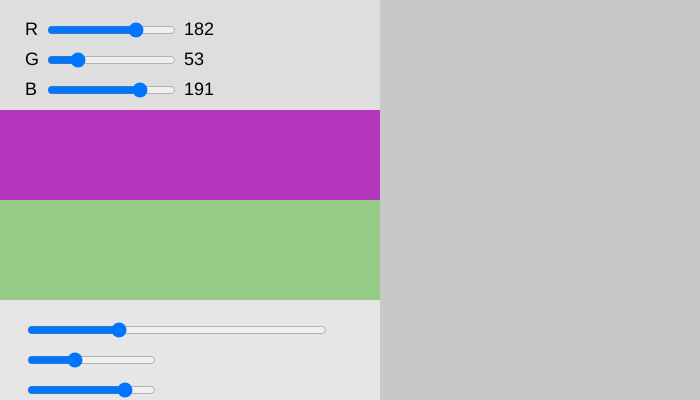
Frame 1 (no input)
Frame 60 (no input): identical to frame 1, image omitted
Frame 120 (the mouse pressed at the canvas centre since frame 60): identical to frame 1, image omitted

The p5.js sketch that drew this single still picture (run headless with seeded random() and noise() and a simulated clock; from frame 60 on, the mouse is pressed at the canvas centre):

// p5.js sketch
// ── sketch.js
// looking at recursive-seeming slider definition
// https://editor.p5js.org/novo/sketches/Jm9-CxuBRrg/novo/sketches/zdUOeeLvy


///////// GLOBAL VARIABLES //////////////////
// let rSlider, gSlider, bSlider;

// let huSlider;

// let a_hue; 
// a_hue = number result of random() method
// QUESTION do we need to declare a_hue as global var?
// it appears in external function create_ui()
// this seems to work anyway when commented out

// let saSlider, brSlider;
//////////// END GLOBAL VARIABLES ///////////


/////////// SETUP //////////////////
function setup() {
  createCanvas(700, 400);
  textSize(15);
  noStroke();
  background(200);

  // writeTextBox(); // right-hand text

  createRGBsliders();
  createHSBsliders();

  createP();
  createSpan("---> looking at anonymous f slider");
  
  create_ui();
}
///////// END SETUP //////////////


function draw() {
  let r = rSlider.value();
  let g = gSlider.value();
  let b = bSlider.value();

  colorMode(RGB);
  // draw top slider area
  fill(222);
  rect(0, 0, 380, 200);
  // draw top color rectangle
  fill(r, g, b);
  rect(0, 110, 380, 200);
  
 textSize(18); // changes size of letters and numbers on left
  // display RGB labels and values
  fill(0);
  text("R", 25, 35);
  text(r, 25 + rSlider.width + 30, 35);
  text("G", 25, 65);
  text(g, 25 + gSlider.width + 30, 65);
  text("B", 25, 95);
  text(b, 25 + bSlider.width + 30, 95);

  // switch to Hue Saturation Brightness mode
  colorMode(HSB, 360, 100, 100, 1);

  //  let hu = huSlider.value();
  let hu = a_hue;
  
  let sa = saSlider.value();
  let br = brSlider.value();

  // draw bottom color rectangle
  fill(hu, sa, br);
  rect(0, 200, 380, 300);
  // draw bottom slider area
  fill(111,0,90);
  rect(0, 300, 380, 400);

  // display HSB labels and values
  // fill(0, 0, 0);
  // text("H", 10, 335);
  // text(hu, 25 + huSlider.width + 10, 235);
  // text("S", 10, 365);
  // text(sa, 25 + gSlider.width + 10, 365);
  // text("B", 10, 395);
  // text(br, 25 + bSlider.width + 10, 395);

  // update_ui();
}
/////////////// end DRAW /////////////////

function create_ui() {
  // createP();
  // createSpan("Hue. ");

  // huSlider = createSlider(0, 360, random(0,360));

  a_hue = floor(random(0, 360));
  //  a_hue is variable that equals random hue number
  
  let huSlider = createSlider(0, 360, a_hue).input(function () {
    a_hue = floor(this.value());
    // getting value() of slider directly inside the slider
    
  });

  huSlider.position(25, 320);
  huSlider.style("width", "300px");

  // let hue_span = createSpan().id('ia_hue');
  createSpan().id("ia_hue");
  // we create a  html element containing onscreen text     
  // with the unique id 'ia_hue' 
  // as a place to put the a_hue variable


  // text(hu, 25 + huSlider.width + 10, 235);
  select("#ia_hue").position(25 + huSlider.width + 10, 320);
  // to tell select function to look for the id ia_hue,     
  // we put a # (pound sign aka bang) in front
  createElement("br");
  // adding line break after hue number on screen 
}

function update_ui() {
  // select('#ia_hue').html('[a_hue=' + a_hue + '] ')
  select("#ia_hue").html(a_hue);
  
  // the current value of the slider is going to be put into the ia_hue html span every frame
  // select call is hue_span
  // #ia_hue is the id of the onscreen html element that is showing the text
  // a_hue is the variable
}

// these 2 functions need to be replaced
// with new approach where the slider is referred to
// using its id and selected with the select function
//
// this is how html and css work by identifying either instances or for an entire class

function createRGBsliders() {
  rSlider = createSlider(0, 255, random(0, 255));
  rSlider.position(45, 20);
  gSlider = createSlider(0, 255, random(0, 255));
  gSlider.position(45, 50);
  bSlider = createSlider(0, 255, random(0, 255));
  bSlider.position(45, 80);
}

function createHSBsliders() {
  // huSlider = createSlider(0, 360, random(0,360));
  // huSlider.position(25, 220);
  // huSlider.style("width", "300px");
  
  saSlider = createSlider(0, 100, random(0, 100));
  saSlider.position(25, 350);
  brSlider = createSlider(0, 100, random(0, 100));
  brSlider.position(25,380);
}

function writeTextBox() {
  titletext = `
  USE SLIDERS 
  TO MATCH THE 2 COLORS 

  RGB (Red Green Blue)
  and
  HSB (Hue Saturation Brightness)

  It's EASIER to change HSB (the bottom)
  to match RGB (the top) than it is
  to change the top to match the bottom.
   
  HSB is more INTUITIVE
  for building colors 
  because it's easy to find a hue.
   
  But the RGB DIFFICULTY is also about
  changing brightness, which involves
  CHANGING 2 SLIDERS at a time

  © Benjamin Bergery 2023
  `;
  text(titletext, 400, 0, 400, 400);
}





//////////////////////////////////////////////////////
//////////////// old code graveyard //////////////////
//////////////////////////////////////////////////////

function writeTitle() {
  createP(`
  COLORIST GAME`);
}

// let s = 'The quick brown fox jumped over the lazy dog.';
// fill(50);
// text(s, 10, 10, 70, 80); // Text wraps within text box


/////////////// older versions //////////////////
// v6 //https://editor.p5js.org/benjamin.bergery/sketches/uAZuz9rfw

// v8
//https://editor.p5js.org/benjamin.bergery/sketches/L3c3chAPI

// v9
////https://editor.p5js.org/benjamin.bergery/sketches/iFMrqJNnc

// v10
// https://editor.p5js.org/novo/sketches/q_y-cEUsv
